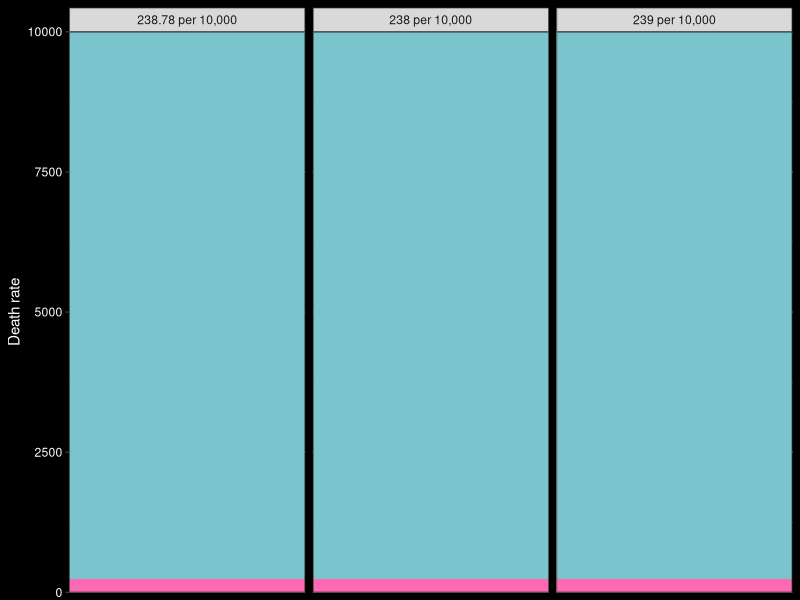

Write R code to recreate this figure.
# plot_death_rate_decimals.R
# plot the death rate to show silly decimal places
# January 2026
library(ggplot2)
library(dplyr)

# simple data frame
death_rate = 238.78 
rates1 = data.frame(x = 1, rate = c(death_rate, 10000-death_rate), group = c(2,1))
death_rate = 238
rates2 = data.frame(x = 1, rate = c(death_rate, 10000-death_rate), group = c(2,1))
death_rate = 239
rates3 = data.frame(x = 1, rate = c(death_rate, 10000-death_rate), group = c(2,1))
labels = c('238.78 per 10,000',
           '238 per 10,000',
           '239 per 10,000')
rates = bind_rows(rates1, rates2, rates3, .id='facet') %>%
  mutate(facetc = factor(facet, levels=1:3, labels=labels))

# 
colours = c("cadetblue3","hotpink")
bplot = ggplot(data = rates, aes(fill = factor(group), y = rate, x=x)) + 
  geom_bar(stat="identity")+
  scale_fill_manual(NULL, values = colours)+
  xlab(NULL)+
  scale_x_continuous(expand=c(0,0), breaks=NULL)+
  scale_y_continuous(expand=c(0,0))+
  ylab('Death rate')+
  theme_bw()+
  theme(axis.text.y = element_text(colour = 'white'),
        axis.title.y = element_text(colour = 'white'),
        plot.background = element_rect(fill='black', colour='transparent'), # transparent removes lines around plot
        legend.position = 'none')+
  facet_wrap(~facetc)

ggsave(filename = 'figures/death_rates.jpg', plot = bplot, width = 5, height = 4, units = 'in', dpi = 500, bg='transparent')
